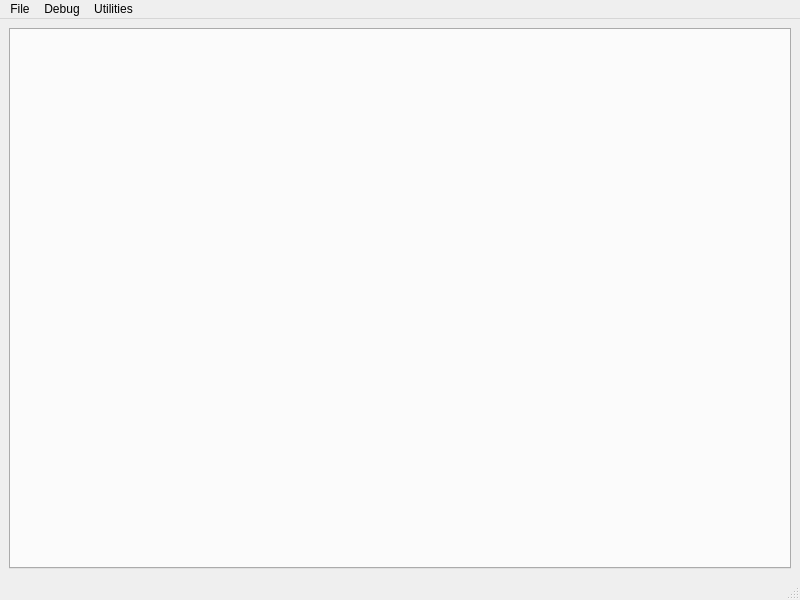
<?xml version="1.0" encoding="UTF-8"?>
<ui version="4.0">
 <class>MainWindow</class>
 <widget class="QMainWindow" name="MainWindow">
  <property name="geometry">
   <rect>
    <x>0</x>
    <y>0</y>
    <width>800</width>
    <height>600</height>
   </rect>
  </property>
  <property name="windowTitle">
   <string>MainWindow</string>
  </property>
  <widget class="QWidget" name="central_widget">
   <layout class="QVBoxLayout" name="verticalLayout">
    <item>
     <widget class="QTabWidget" name="tab_widget">
      <property name="tabsClosable">
       <bool>true</bool>
      </property>
     </widget>
    </item>
   </layout>
  </widget>
  <widget class="QMenuBar" name="menu_bar">
   <property name="geometry">
    <rect>
     <x>0</x>
     <y>0</y>
     <width>800</width>
     <height>22</height>
    </rect>
   </property>
   <widget class="QMenu" name="menuFile">
    <property name="title">
     <string>File</string>
    </property>
    <addaction name="action_welcome_tab"/>
    <addaction name="separator"/>
    <addaction name="action_new_file"/>
    <addaction name="separator"/>
    <addaction name="action_open_file"/>
    <addaction name="separator"/>
    <addaction name="action_save"/>
    <addaction name="action_save_as"/>
   </widget>
   <widget class="QMenu" name="menuDebug">
    <property name="title">
     <string>Debug</string>
    </property>
   </widget>
   <widget class="QMenu" name="menuUtilities">
    <property name="title">
     <string>Utilities</string>
    </property>
   </widget>
   <addaction name="menuFile"/>
   <addaction name="menuDebug"/>
   <addaction name="menuUtilities"/>
  </widget>
  <widget class="QStatusBar" name="status_bar"/>
  <action name="action_new_file">
   <property name="text">
    <string>New File</string>
   </property>
  </action>
  <action name="action_open_file">
   <property name="text">
    <string>Open File</string>
   </property>
  </action>
  <action name="action_save">
   <property name="text">
    <string>Save</string>
   </property>
  </action>
  <action name="action_save_as">
   <property name="text">
    <string>Save As...</string>
   </property>
  </action>
  <action name="action_save_all">
   <property name="text">
    <string>Save All</string>
   </property>
  </action>
  <action name="action_print_dataclass">
   <property name="text">
    <string>Print DataClass</string>
   </property>
  </action>
  <action name="action_print_serialized">
   <property name="text">
    <string>Print Serialized</string>
   </property>
  </action>
  <action name="action_open_archive_viewer">
   <property name="text">
    <string>Open Archive Viewer</string>
   </property>
  </action>
  <action name="action_print_report">
   <property name="text">
    <string>Print Report</string>
   </property>
  </action>
  <action name="action_clear_results">
   <property name="text">
    <string>Clear Results</string>
   </property>
  </action>
  <action name="action_find_replace">
   <property name="text">
    <string>Find / Replace</string>
   </property>
  </action>
  <action name="action_welcome_tab">
   <property name="text">
    <string>Welcome Tab</string>
   </property>
  </action>
 </widget>
 <resources/>
 <connections/>
</ui>
